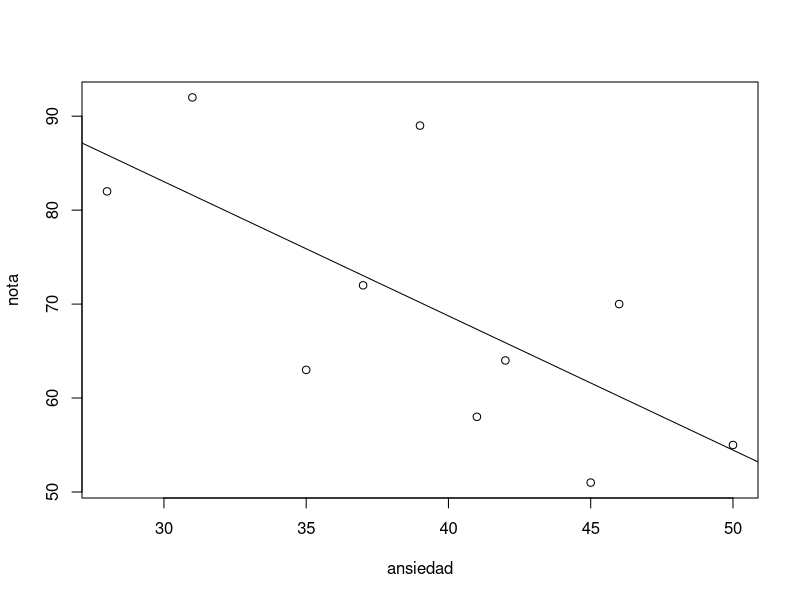

Write the R code that produced this figure.
## PARA REGRESION LINEAL

ansiedad <- c(28,41,35,39,31,42,50,46,45,37)
nota <- c(82,58,63,89,92,64,55,70,51,72)
examen <- data.frame(ansiedad,nota)

plot(ansiedad,nota)

correl <- cor(ansiedad,nota)
correl

regre <- lm(nota~ansiedad,data=examen)

summary(regre)

abline(lm(nota ~ ansiedad))


coefficients(regre)
anova(regre)
fitted.values(regre)
residuals(regre)






